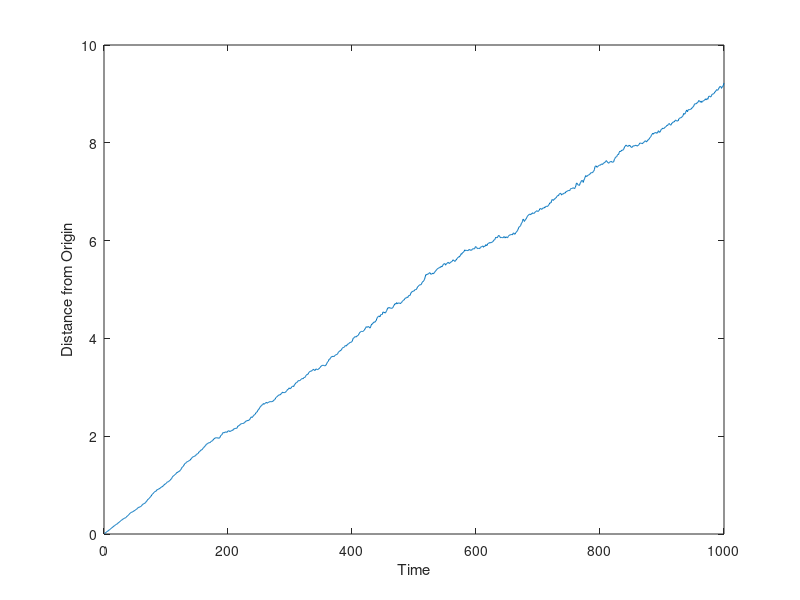

The MATLAB script that drew this image: (Note: this script raises an error after producing the figure.)
%% Molecular Diffusion
%Written by John Montani 10/14/2018

clear 
clc
close all

%Part A
%Determine the sample size and test duration

nWalkers = 1000;
nTime = 1000;
t = 1:nTime;

%Give all samples an initial location of 0
xWalkers = zeros(nWalkers,nTime);

%select the distance each can move at the time step
dL = 0.1;

%Determine whether each one moves forwards or backwards during each step
for k = 1:nTime
    for n = 1:nWalkers
        if k == 1
            if rand <= 0.5
                xWalkers(n,k) = dL;
            else
                xWalkers(n,k) = -dL;
            end
            
        elseif rand <= 0.5
            xWalkers(n,k) = xWalkers(n,k-1)+dL;
        else
            xWalkers(n,k) = xWalkers(n,k-1)-dL;
        end
    end
end

%Determine the distance squared each one is from the origin
squareDistance = xWalkers.^2;
meanSquaredDist = mean(squareDistance);

%Plot the mean squared distance as time passes
figure(1)
plot(t,meanSquaredDist)
ylabel('Distance from Origin')
xlabel('Time')

%make a histogram showing the distance of each sample at the last time step
figure(2)
count = histogram(xWalkers(:,nTime),'BinEdges',[-nTime*dL-1:nTime*dL]);
ylabel('Number of Samples')
xlabel('Distance from Origin')

%Determine the probability of a sample ending a certain distance from
%origin using the test data.

values = count.Values;
for k = 1:length(values)
    observedProbability(k) = values(k)/(nWalkers);
end

%Determine the estimate probability of a sample ending a certain distance
%from the origin.

x = -nTime*dL:nTime*dL;
D = 0.5 * dL^2;
estimatedProbability = 1 ./ sqrt((4 * pi * D * nTime)) .* exp(- x.^2 ./ (4*D* nTime));

%Plot the observed and estimated probabilities against eachother
figure(3)
plot(linspace(min(xWalkers(:,nTime)),max(xWalkers(:,nTime)),length(count.Values)) ...
    ,observedProbability,'r',linspace(min(xWalkers(:,nTime)),max(xWalkers(:,nTime)) ... 
    ,length(count.Values)),estimatedProbability,'k')
ylabel('Decimal Probability')
xlabel('Distance from Origin')
legend('Observed Probability','Estimated Probability')

%Part B
%Set the initial paramaters where each point has an initial x and y
%coordinate at 0.
xWalkers = zeros(nWalkers,nTime);
yWalkers = zeros(nWalkers,nTime);
locationX = zeros(nWalkers,nTime);
locationY = zeros(nWalkers,nTime);
magnitude = zeros(nWalkers,nTime);
unitVectorX = zeros(nWalkers,nTime);
unitVectorY = zeros(nWalkers,nTime);

%Determine the random movement of each sample and use the random values to
%create a unit vector in the x and y direction which is used to determine
%the new location of the point.

for k = 1:nTime
    for n = 1:nWalkers
        xWalkers(n,k) = (2*rand-1);
        yWalkers(n,k) = (2*rand-1);
        magnitude(n,k) = sqrt(xWalkers(n,k)^2+yWalkers(n,k)^2);
        unitVectorX(n,k) = dL * xWalkers(n,k)/magnitude(n,k);
        unitVectorY(n,k) = dL * yWalkers(n,k)/magnitude(n,k);
        if k == 1
            locationX(n,k) = unitVectorX(n,k);
            locationY(n,k) = unitVectorY(n,k);
        else
            locationX(n,k) = unitVectorX(n,k) + locationX(n,k-1);
            locationY(n,k) = unitVectorY(n,k) + locationY(n,k-1);
        end
    end
end

%Determine the mean distance from origin as time passes.
squareDistance2 = locationX.^2 + locationY.^2;
meanSquaredDist2 = mean(squareDistance2);

%Plot the mean distances against time
figure(4)
plot(t,meanSquaredDist2)
ylabel('Distance from Origin')
xlabel('Time')

%Determine the distance from origin of each sample at the last timestep
r = sqrt(locationX(:,nTime).^2+locationY(:,nTime).^2);

%Make a histogram showing the distances of each sample at the final
%timestep
figure(5)
count2 = histogram(r,'BinEdges',[0:nTime*dL]);
ylabel('Number of Samples')
xlabel('Distance from Origin')

%Calculate the probability of a sample being a certin distance from origin
%based on the sample data
values2 = count2.Values;
for k = 1:length(values2)
    observedProbability2(k) = values2(k)/ (2*pi*count2.BinEdges(1,k+1)*nWalkers);
end

%Determine the estimate probability of a sample being a certain distance
%from origin.
x2 = 0:nTime*dL-1;
D2 = 0.25 * dL^2;
estimatedProbability2 = 1 ./(4 * pi * D2 * nTime) .* exp(- x2.^2 ./ (4*D2* nTime));

%Overlay the observed and epected probabilities.
figure(6)
plot(linspace(0,max(r),length(values2)) ...
    ,observedProbability2,'r',linspace(0,max(r) ... 
    ,length(values2)),estimatedProbability2,'k')
ylabel('Decimal Probability')
xlabel('Distance from Origin')
legend('Observed Probability','Estimated Probability')
